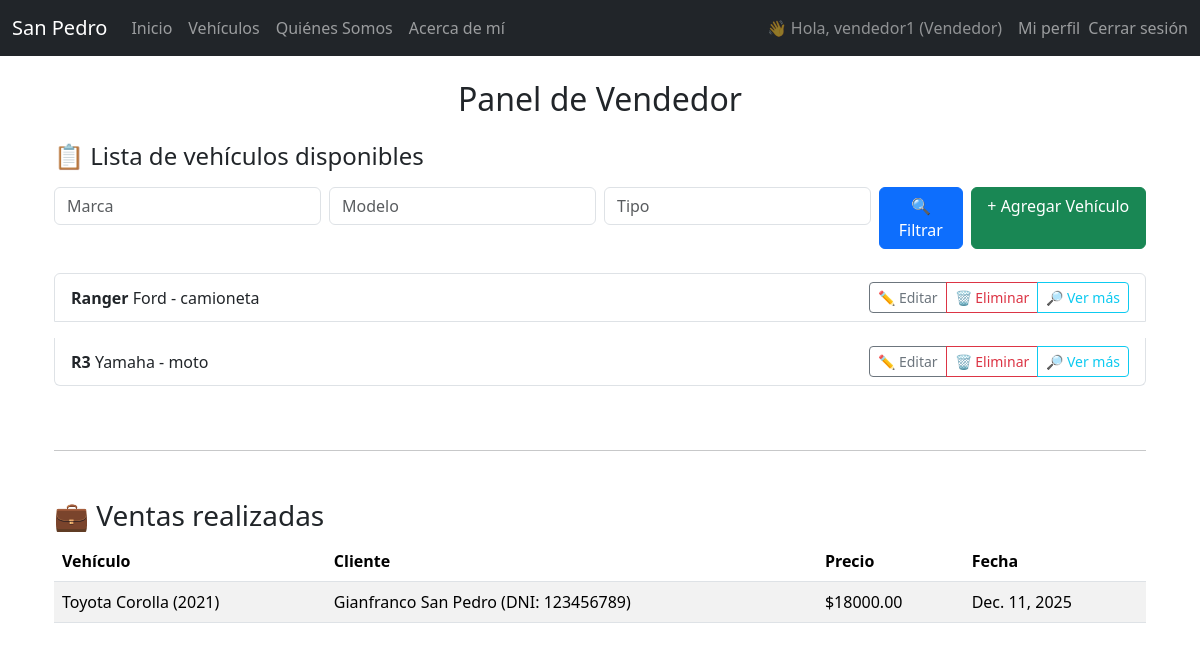
The page /cuentas/PanelVendedor/ (signed in) on the database its author committed.
### cuentas/models.py (models this page shows, shortened)
class Vendedor(AbstractUser):
    email = models.EmailField(unique=True)
    telefono = models.CharField(max_length=20, blank=True)
    fecha_ingreso = models.DateField(null=True, blank=True)
    avatar = models.ImageField(
        upload_to='avatars/',
        blank=True,
        null=True,
        help_text="Sube aquí tu foto de perfil"
    )
    fecha_nacimiento = models.DateField(null=True,blank=True,help_text="Fecha de nacimiento")
    USERNAME_FIELD = 'email'
    REQUIRED_FIELDS = ['username']
    class Meta:
        verbose_name = 'Vendedor'
        verbose_name_plural = 'Vendedores'

class Cliente(models.Model):
    usuario = models.OneToOneField(
        settings.AUTH_USER_MODEL,
        on_delete=models.CASCADE,
        related_name='perfil_cliente'
    )
    nombre = models.CharField(max_length=50)
    apellido = models.CharField(max_length=50)
    dni = models.CharField(max_length=20, unique=True)
    telefono = models.CharField(max_length=20, blank=True)
    fecha_nacimiento = models.DateField(null=True,blank=True,help_text="Fecha de nacimiento")
    def __str__(self):
        return f"{self.nombre} {self.apellido} (DNI: {self.dni})"

### concesionaria/models.py (models this page shows, shortened)
class Vehiculo(models.Model):
    TIPO_CHOICES = [
        ('auto', 'Auto'),
        ('camioneta', 'Camioneta'),
        ('moto', 'Moto'),
    ]
    marca = models.CharField(max_length=50)
    modelo = models.CharField(max_length=50)
    tipo = models.CharField(max_length=10, choices=TIPO_CHOICES)
    año = models.PositiveIntegerField()
    precio = models.DecimalField(max_digits=10, decimal_places=2)
    disponible = models.BooleanField(default=True)
    vendedor = models.ForeignKey(
        settings.AUTH_USER_MODEL,
        on_delete=models.SET_NULL,
        null=True,
        blank=True,
        related_name='vehiculos_cargados'
    )
    foto = models.ImageField(
        upload_to='vehiculos/',
        null=False,
        blank=False,
        help_text="Sube aquí la foto del vehículo"
    )
    def __str__(self):
        return f"{self.marca} {self.modelo} ({self.año})"

class Venta(models.Model):
    vendedor = models.ForeignKey(Vendedor, on_delete=models.CASCADE, related_name='ventas')
    vehiculo = models.ForeignKey(Vehiculo, on_delete=models.CASCADE)
    cliente = models.ForeignKey(Cliente, on_delete=models.CASCADE, related_name='compras')
    fecha = models.DateField(auto_now_add=True)
    precio_final = models.DecimalField(max_digits=10, decimal_places=2)

### cuentas/views.py (the view)
# urls.py: path('PanelVendedor/', PanelVendedorView.as_view(), name='panel_vendedor'),
class PanelVendedorView(LoginRequiredMixin, VendorRequiredMixin, TemplateView):
    template_name = 'cuentas/PanelVendedor/panelVendedor.html'
    login_url     = reverse_lazy('cuentas:login')
    def get_context_data(self, **kwargs):
        ctx   = super().get_context_data(**kwargs)
        user  = self.request.user
        qs    = user.vehiculos_cargados.filter(disponible=True)
        marca  = self.request.GET.get('marca', '')
        modelo = self.request.GET.get('modelo', '')
        tipo   = self.request.GET.get('tipo', '')
        if marca:
            qs = qs.filter(marca__icontains=marca)
        if modelo:
            qs = qs.filter(modelo__icontains=modelo)
        if tipo:
            qs = qs.filter(tipo__icontains=tipo)
        ctx['vehiculos_disponibles'] = qs
        ctx['filtro_marca']  = marca
        ctx['filtro_modelo'] = modelo
        ctx['filtro_tipo']   = tipo
        ctx['ventas_realizadas'] = user.ventas.select_related('vehiculo', 'cliente')
        return ctx

### cuentas/mixins.py (called while the page is built)
    def dispatch(self, request, *args, **kwargs):
        if not request.user.is_authenticated or hasattr(request.user, 'perfil_cliente'):
            return self.handle_no_permission()
        return super().dispatch(request, *args, **kwargs)

### cuentas/templates/cuentas/PanelVendedor/panelVendedor.html (shortened to what this page needs)
{% extends "base.html" %}
{% block contenido %}
<div class="container mt-4">
  <h2 class="mb-4 text-center"> Panel de Vendedor</h2>
  <h4 class="mb-3">📋 Lista de vehículos disponibles</h4>
  <form method="get" class="row g-2 mb-4">
    <div class="col-md-3">
      <input type="text" name="marca" class="form-control"
             placeholder="Marca" value="{{ filtro_marca }}">
    </div>
    <div class="col-md-3">
      <input type="text" name="modelo" class="form-control"
             placeholder="Modelo" value="{{ filtro_modelo }}">
    </div>
    <div class="col-md-3">
      <input type="text" name="tipo" class="form-control"
             placeholder="Tipo" value="{{ filtro_tipo }}">
    </div>
    <div class="col-md-1 d-grid">
      <button type="submit" class="btn btn-primary">
        🔍 Filtrar
      </button>
    </div>
    <div class="col-md-2 d-grid">
      <a href="{% url 'concesionaria:crear_vehiculo' %}"
         class="btn btn-success">
        + Agregar Vehículo
      </a>
    </div>
  </form>
  {% if vehiculos_disponibles %}
    <div class="list-group">
      {% for v in vehiculos_disponibles %}
        <div class="list-group-item mb-3">
          <div class="d-flex justify-content-between align-items-center">
            <div>
              <strong>{{ v.modelo }}</strong> {{ v.marca }} - {{ v.tipo }}
            </div>
            <div class="btn-group">
              <a href="{% url 'concesionaria:editar_vehiculo' v.pk %}"
                 class="btn btn-sm btn-outline-secondary">
                ✏️ Editar
              </a>
              <a href="{% url 'concesionaria:eliminar_vehiculo' v.pk %}"
                 class="btn btn-sm btn-outline-danger">
                🗑️ Eliminar
              </a>
              <button class="btn btn-sm btn-outline-info"
                      type="button"
                      data-bs-toggle="collapse"
                      data-bs-target="#det-{{ v.pk }}"
                      aria-expanded="false"
                      aria-controls="det-{{ v.pk }}">
                🔎 Ver más
              </button>
            </div>
          </div>
        </div>
      {% endfor %}
    </div>
  {% else %}
    <p>No hay vehículos disponibles.</p>
  {% endif %}
  <hr class="my-5">
  <h3>💼 Ventas realizadas</h3>
  {% if ventas_realizadas %}
    <table class="table table-striped">
      <thead>
        <tr>
          <th>Vehículo</th>
          <th>Cliente</th>
          <th>Precio</th>
          <th>Fecha</th>
        </tr>
      </thead>
      <tbody>
        {% for sale in ventas_realizadas %}
          <tr>
            <td>{{ sale.vehiculo }}</td>
            <td>{{ sale.cliente }}</td>
            <td>${{ sale.precio_final }}</td>
            <td>{{ sale.fecha }}</td>
          </tr>
        {% endfor %}
      </tbody>
    </table>
  {% else %}
    <p>Aún no hay ventas realizadas.</p>
  {% endif %}
</div>
{% endblock %}

### templates/base.html (shortened to what this page needs)
<!DOCTYPE html>
<html lang="es">
<head>
    <link href="https://cdn.jsdelivr.net/npm/bootstrap@5.3.3/dist/css/bootstrap.min.css" rel="stylesheet">
</head>
<body>
    <nav class="navbar navbar-expand-lg navbar-dark bg-dark mb-4">
        <div class="container-fluid">
            <a class="navbar-brand" href="#">San Pedro</a>
            <div class="collapse navbar-collapse" id="navbarNav">
                <ul class="navbar-nav me-auto">
                    <li class="nav-item">
                        <a class="nav-link" href="{% url 'concesionaria:inicio' %}">Inicio</a>
                    </li>
                    <li class="nav-item">
                        <a class="nav-link" href="{% url 'concesionaria:vehiculos' %}">Vehículos</a>
                    </li>
                    <li class="nav-item">
                        <a class="nav-link" href="{% url 'concesionaria:quienes' %}">Quiénes Somos</a>
                    </li>
                    <li class="nav-item">
                        <a class="nav-link" href="{% url 'concesionaria:about' %}">Acerca de mí</a>
                    </li>
                </ul>
                <ul class="navbar-nav ms-auto align-items-center">
                    {% if user.is_authenticated %}
                        <li class="nav-item me-2 text-white-50">
                            👋 Hola, {{ user.username }}
                            {% if user.perfil_cliente %}
                                (Cliente)
                            {% else %}
                                (Vendedor)
                            {% endif %}
                        </li>
                        <li class="nav-item">
                            <a class="nav-link" href="{% url 'cuentas:perfil' %}">Mi perfil</a>
                        </li>
                        <li class="nav-item">
                            <form method="post" action="{% url 'cuentas:logout' %}">
                                <button type="submit"
                                        class="nav-link btn btn-link p-0"
                                        style="text-decoration: none;">
                                    Cerrar sesión
                                </button>
                            </form>
                        </li>
                    {% endif %}
                </ul>
            </div>
        </div>
    </nav>
    <div class="container">
        {% block contenido %}{% endblock %}
    </div>
</body>
</html>

### rows shown on the page
Vendedor: username "vendedor1"
Vehiculo: modelo "Ranger", marca "Ford", tipo "camioneta"
Vehiculo: modelo "R3", marca "Yamaha", tipo "moto"
Venta: vehiculo "Toyota Corolla (2021)", cliente "Gianfranco San Pedro (DNI: 123456789)", precio_final "18000.00", fecha "Dec. 11, 2025"
